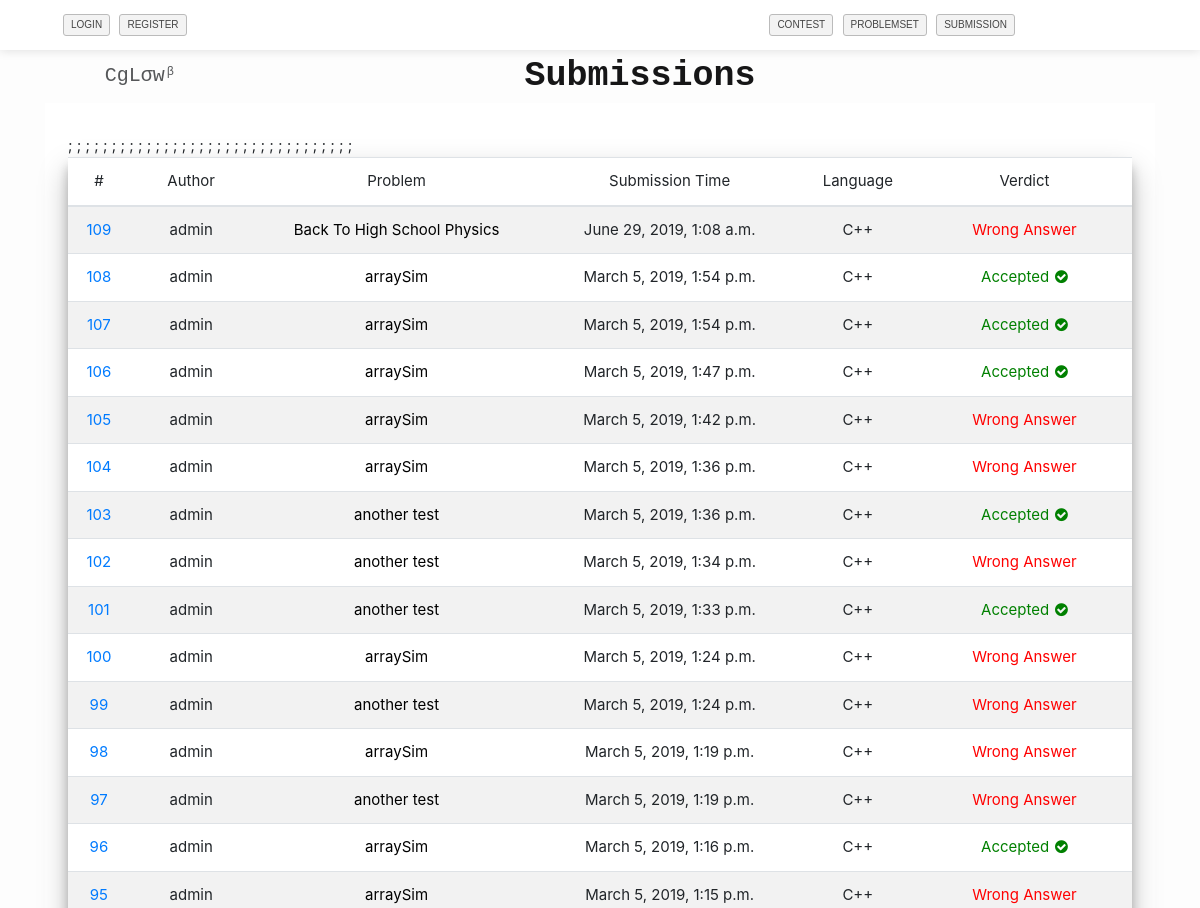
Page /problemset/submission/ (upper part) on the earlier database version.
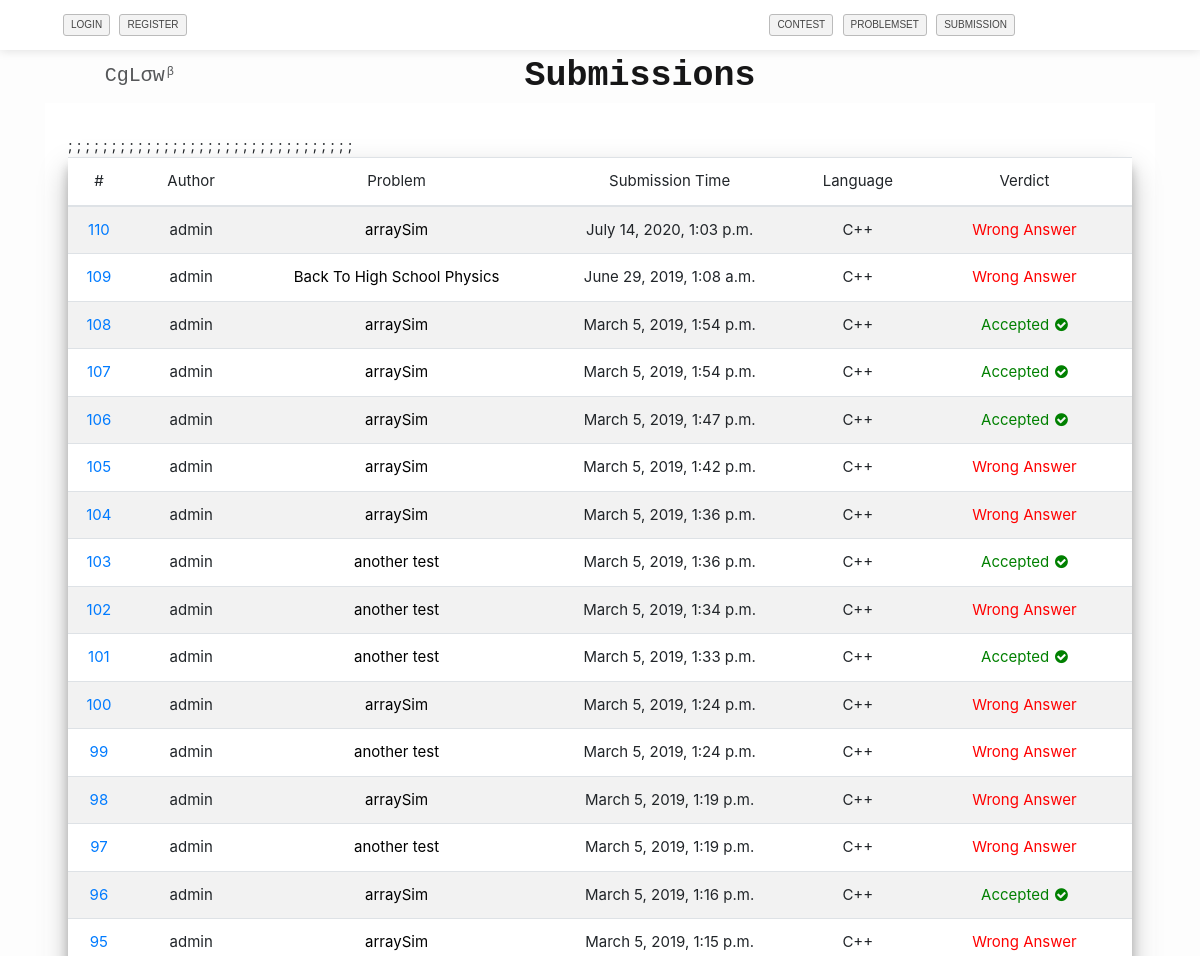
Same page on the later database version.
### offlineProblemSolve/models.py (models this page shows, shortened)
class submission(models.Model):
	problem_id = models.ForeignKey(problemset, on_delete=models.CASCADE)
	user_id = models.ForeignKey(User, on_delete=models.CASCADE)
	judge_result = models.CharField(max_length=50, default="Submitted")
	submission_time = models.DateTimeField(auto_now_add=True)
	uploaded_file = models.FileField(upload_to='offlineProblemData/user_submission/')
	language = models.CharField(max_length=50)

class problemset(models.Model):
	problem_name = models.CharField(max_length=500)
	problem_file = models.FileField(upload_to='offlineProblemData/problemset', blank=True)
	problem_time_limit = models.FloatField(default=2.0)
	problem_input = models.FileField(upload_to='offlineProblemData/problemset_input', blank=True)
	problem_output = models.FileField(upload_to='offlineProblemData/problemset_output', blank=True)
	total_solve = models.IntegerField(default=0)
	total_submit = models.IntegerField(default=0)
	special_judge = models.BooleanField(default=False)

### offlineProblemSolve/views.py (the view)
def show_submission(request):
	context = {}
	if request.user.is_authenticated:
		context['username'] = request.user.username
	l = submission.objects.all().order_by('-submission_time')
	context['submission'] = l
	return render(request, 'offlineProblemSolve/show_submission.html', context)

### offlineProblemSolve/templates/offlineProblemSolve/show_submission.html
{% extends 'home/header.html' %}
{% block content %}
    <div>
        <div>
            <p style="font-family: Courier New,Courier,Lucida Sans Typewriter,Lucida Typewriter,monospace;padding-left: 5rem; font-size: 35px; font-weight: 550; color: #161617; text-align: center;"> Submissions </p>
        </div>
        <div style="width: 90%; margin: 0 auto; background-color: red; font-size: 15px;">
            <div class="row">
                <div class="col-lg-12 col-md-12" style="background-color: white;">
                    <div style="padding-top: 2rem;" >
                        <div class="container">
                            <div class="tablec">
                                <table class="table table-striped" style="box-shadow: 0 14px 28px rgba(0,0,0,0.25), 0 10px 10px rgba(0,0,0,0.22);">
                                    <thead>
                                        <tr style="text-align: center;">
                                            <th>#</th>
                                            <th>Author</th>
                                            <th>Problem</th>
                                            <th>Submission Time</th>
                                            <th>Language</th>
                                            <th>Verdict</th>
                                        </tr>
                                    </thead>
                                    <tbody id="tab">
                                        {% for i in submission %}
                                            <tr style="text-align: center;">
                                                <td><a href="{% url 'individual_submission' pk=i.id %}">{{i.id}}</a></td>
                                                <td>{{i.user_id}}</td>
                                                <td><a style="color: black;" href="{% url 'show_problem' pk=i.problem_id.id %}">{{i.problem_id.problem_name}}</a></td>
                                                <td>{{i.submission_time}}</td>
                                                <td>{{i.language}}</td>
                                                {% if i.judge_result == "Accepted" %}
                                                    <td style="color: green"> {{i.judge_result}} <i class="fa fa-check-circle" aria-hidden="true"style="padding-left: 0.1rem;"></i></td>;
                                                {% elif i.judge_result == "Not Judged Yet" %}
                                                    <td style="color: #6f6f70"> {{i.judge_result}} <i class="fa fa-spinner fa-pulse fa-fw"></i></td>
                                                {% else %}
                                                    <td style="color: red"> {{i.judge_result}} </td>
                                                {% endif %}
                                            </tr>
                                        {% endfor %}
                                    </tbody>
                                </table>
                            </div>
                        </div>
                    </div>
                </div>
            </div>
        </div>
    </div>
{% endblock %}

Differences in the rows shown:
added submission: id "110", user_id "admin", problem_id.problem_name "arraySim", submission_time "July 14, 2020, 1:03 p.m.", language "C++", judge_result "Wrong Answer"
